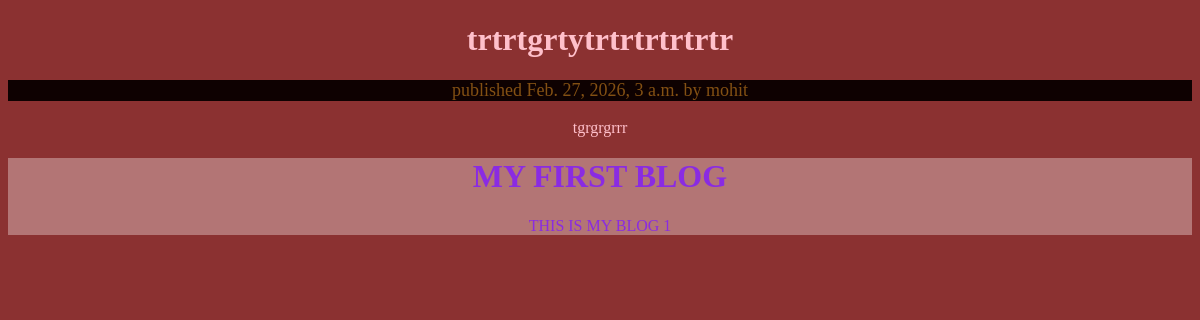
The app's page /blog/2/ with its own data.
### blog/models.py (models this page shows, shortened)
class Post(models.Model):
    class Status(models.TextChoices):
        DRAFT = 'DF', 'Draft'
        PUBLISHED = 'PB', 'Published'
    title = models.CharField(max_length=200)
    slug = models.SlugField(max_length=200, unique=True)
    body = models.TextField()
    publish = models.DateTimeField(default=timezone.now)
    created = models.DateTimeField(auto_now_add=True)
    updated = models.DateTimeField(auto_now=True)
    author = models.ForeignKey(
        settings.AUTH_USER_MODEL,
        on_delete=models.CASCADE,
        related_name='blog_posts'
    )
    status = models.CharField(
        max_length=2,
        choices=Status.choices,
        default=Status.DRAFT
    )
    objects = models.Manager()        # Default manager
    published = PublishedManager()    # Custom manager
    class Meta:
        ordering = ['-publish']
        indexes = [
            models.Index(fields=['-publish']),
        ]

### blog/views.py (the view)
# urls.py: path('<int:id>/', views.post_detail, name='post_detail'),
def post_detail(request, id):
    post = get_object_or_404(
        Post.published,
        id=id
    )
    return render(request, 'blog/post_detail.html', {'post': post})

### blog/models.py (called while the page is built)
    def get_queryset(self):
        return super().get_queryset().filter(status=Post.Status.PUBLISHED)

### blog/templates/blog/post_detail.html (shortened to what this page needs)
{% extends "blog/base.html" %}
{% block content %}
    <h1>{{ post.title }}</h1>
    <p class ="date">
        published {{post.publish}} by {{post.author}}
    </p>
    {{post.body|linebreaks}}
{% endblock %}

### blog/static/blog/css/blog.css (style rules this page uses)
p.date { color: rgb(131, 80, 19); font-size: large; background-color: rgb(14, 1, 1); text-align: center; }
body { background-color: rgb(139, 49, 49); }

### records on screen
Post: title "trtrtgrtytrtrtrtrtrtr", publish "Feb. 27, 2026, 3 a.m.", author "mohit", body "tgrgrgrrr"
